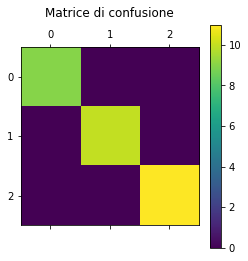

Recreate this plot in Python.
import dask_ml.model_selection as dcv
from sklearn import svm, datasets
from sklearn.model_selection import train_test_split  #train e test
from sklearn.metrics import matthews_corrcoef         #MCC score
from sklearn.metrics import accuracy_score            #accuracy

#per la matrice di confusione e classificazione
from sklearn.metrics import confusion_matrix, classification_report
import pylab as pl


#carica il dataset
iris = datasets.load_iris()
X = iris.data            #input
y = iris.target          #output

X_train, X_test, y_train, y_test = train_test_split(X, y, test_size=30, random_state=11)

parameters = {'kernel': ['linear', 'rbf', 'poly', 'sigmoid'], 'gamma':[0.1, 0.01], 'C': [1, 10]}
svc = svm.SVC()

clf = dcv.GridSearchCV(svc, parameters)
best_model = clf.fit(X_train, y_train)

print("\nAccuracy del modello migliore: %.4f" %best_model.best_score_)
print(best_model.best_params_)

pred = best_model.predict(X_test)

MCC = matthews_corrcoef(y_test, pred)

print("\nStampa etichette Predette")
print(pred)                          #0 Setosa, 1 Versicolor, 2 Virginica   Etichette Predette
print("\nStampa etichette Corrette")
print(y_test)                        #Etichette corrette

cm = confusion_matrix(y_test, pred)
pl.matshow(cm) 
pl.title('Matrice di confusione\n') 
pl.colorbar() 
pl.show() 
    
print(classification_report(y_test, pred))
    
print("Accuracy:", accuracy_score(y_test, pred))
print("Matthew Coefficient:", MCC)
